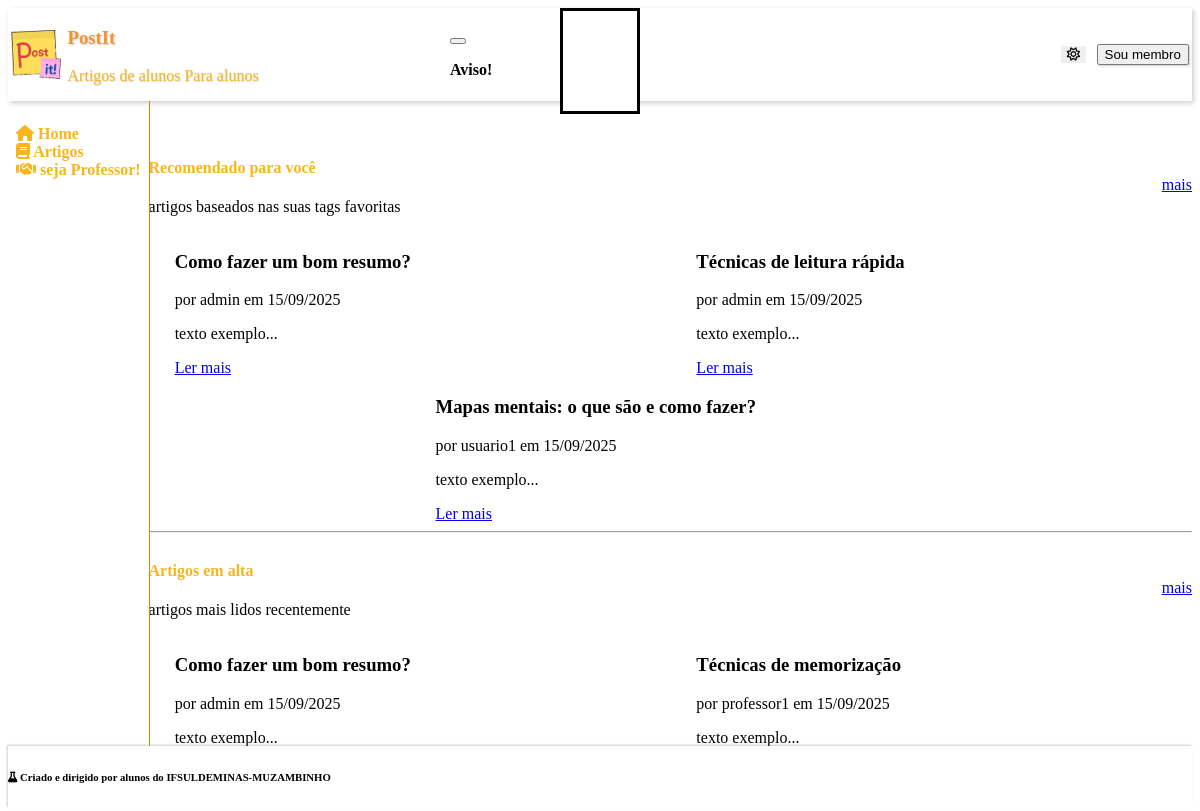
The app's page /PAGES/home.php with its own data.
### tables this page shows
CREATE TABLE articles (
    id INT AUTO_INCREMENT PRIMARY KEY,
    title VARCHAR(255) NOT NULL,
    descr TEXT NOT NULL,
    content TEXT NOT NULL,
    author_id INT NOT NULL,
    creation TIMESTAMP DEFAULT CURRENT_TIMESTAMP,
    views INT DEFAULT 0,

    is_active boolean not null DEFAULT 1,

    FOREIGN KEY (author_id) REFERENCES users(id)
);

CREATE TABLE users (
    id INT AUTO_INCREMENT PRIMARY KEY,
    username VARCHAR(100) NOT NULL,
    pwd TEXT NOT NULL,
    position ENUM('user', 'professor', 'administrador') NOT NULL,
    creation TIMESTAMP DEFAULT CURRENT_TIMESTAMP,
    is_active boolean not null DEFAULT 1
);

### PHP/pull_articles.php (called while the page is built, shortened)
<?php
require_once $pathToRoot."PHP/db.php";
$top_rated_articles = $pdo->query("
    SELECT DISTINCT articles.id, articles.title, articles.content, articles.creation, users.username AS author,
    AVG(ratings_article.rating) AS avg_rating
    FROM articles
    JOIN ratings_article ON articles.id = ratings_article.article_id
    JOIN users ON articles.author_id = users.id
    GROUP BY articles.id
    ORDER BY avg_rating DESC
    LIMIT 3"
)->fetchAll(PDO::FETCH_ASSOC);
$heat_articles = $pdo->query("
    SELECT articles.id, articles.title, articles.content, articles.creation, users.username AS author,
    COUNT(views.id) AS view_count
    FROM articles
    JOIN views ON articles.id = views.article_id
    JOIN users ON articles.author_id = users.id
    WHERE views.view_date >= DATE_SUB(NOW(), INTERVAL 7 DAY)
    GROUP BY articles.id
    ORDER BY view_count DESC
    LIMIT 3
")->fetchAll(PDO::FETCH_ASSOC);
if (isset($_SESSION['user'])) {
    $stmt = $pdo->prepare("
        SELECT tags.id, tags.name
        FROM user_tag_ratings
        JOIN tags ON user_tag_ratings.tag_id = tags.id
        WHERE user_tag_ratings.user_id = ?
        ORDER BY user_tag_ratings.rating DESC
        LIMIT 3
    ");
    $stmt->execute([$_SESSION['user']['id']]);
    $favorite_tags = $stmt->fetchAll(PDO::FETCH_ASSOC);
    if (count($favorite_tags) > 0){
        $articles_by_tags = $top_rated_articles;
    }
        $articles_by_tags = [];
        $stmt = $pdo->prepare("
            SELECT DISTINCT articles.id, articles.title, articles.content, articles.creation, users.username AS author
            FROM articles
            JOIN article_tags ON articles.id = article_tags.article_id
            JOIN users ON articles.author_id = users.id
            WHERE article_tags.tag_id = ?
            LIMIT 3"
        );
        foreach ($favorite_tags as $tag) {
            $stmt->execute([$tag['id']]);
            $articles = $stmt->fetchAll(PDO::FETCH_ASSOC);
            $articles_by_tags = array_merge($articles_by_tags, $articles);
        }
        $articles_by_tags = array_map("unserialize", array_unique(array_map("serialize", $articles_by_tags)));
} else {
    $articles_by_tags = $top_rated_articles;
}

### PAGES/home.php (the view, shortened to what this page needs)
<?php
    $depth = array_search('PI', array_reverse(explode(DIRECTORY_SEPARATOR, __DIR__)));
    $pathToRoot = ($depth !== false) ? str_repeat("../", $depth) : "";
    require_once $pathToRoot."ASSETS/TEMPLATES/header.php";
    require_once $pathToRoot."ASSETS/TEMPLATES/aside.php";
    require_once $pathToRoot."PHP/pull_articles.php";
?>
            <br>
            <div class="container-fluid">
                <br>
                <div class="container-fluid cards-container-header">
                    <hgroup>
                        <h4>Recomendado para você</h4>
                        <p>artigos baseados nas suas tags favoritas</p>
                    </hgroup>
                    <a href="#">mais</a>
                </div>
                <div class="container-fluid cards-row">
                    <?php if(count($articles_by_tags) == 0): ?>
                        <p>nenhum artigo encontrado</p>
                    <?php else: ?>
                        <?php foreach($articles_by_tags as $article): ?>
                            <article class="card">
                                <header>
                                    <h3><?= $article['title'] ?></h3>
                                    <p>por <?= $article['author'] ?> em <?= date('d/m/Y', strtotime($article['creation'])) ?></p>
                                </header>
                                <main>
                                    <p>
                                        <?= substr($article['content'], 0, 200) ?>...
                                    </p>
                                </main>
                                <footer>
                                    <a href="<?= $pathToRoot?>PAGES/ARTICLE/read.php?id=<?= $article['id'] ?>">Ler mais</a>
                                </footer>
                            </article>
                        <?php endforeach; ?>
                    <?php endif; ?>
                </div>
                <hr>
                <div class="container-fluid cards-container-header">
                    <hgroup>
                        <h4>Artigos em alta</h4>
                        <p>artigos mais lidos recentemente</p>
                    </hgroup>
                    <a href="#">mais</a>
                </div>
                <div class="container-fluid cards-row">
                    <?php if(count($heat_articles) == 0): ?>
                        <p>nenhum artigo encontrado</p>
                    <?php else: ?>
                        <?php foreach($heat_articles as $article): ?>
                            <article class="card">
                                <header>
                                    <h3><?= $article['title'] ?></h3>
                                    <p>por <?= $article['author'] ?> em <?= date('d/m/Y', strtotime($article['creation'])) ?></p>
                                </header>
                                <main>
                                    <p>
                                        <?= substr($article['content'], 0, 200) ?>...
                                    </p>
                                </main>
                            </article>
                        <?php endforeach; ?>
                    <?php endif; ?>
                </div>
            </div>
            <br>
        </section>
    </main>
<?php
require_once $pathToRoot."ASSETS/TEMPLATES/modal.php";
require_once $pathToRoot."ASSETS/TEMPLATES/footer.php";
?>

### CSS/mainpage.css (style rules this page uses)
:root { --pico-border-radius: 0.75rem; --pico-typography-spacing-vertical: 0.5rem; --pico-form-element-spacing-vertical: 0.5rem; --pico-form-element-spacing-horizontal: 0.7rem; --pico-block-spacing-vertical: 0.5rem; --color-brown-brighterer: #a05b1b; --color-brown-brighter: #884a10; --color-brown: #743C08; --color-brown-darker: #5e2d00; --color-brown-darkerer: #522700; --color-pumpkin-brighterer: #f7922d; --color-pumpkin-brighter: #eb831b; --color-pumpkin: #DF760B; --color-pumpkin-darker: #cc6600; --color-pumpkin-darkerer: #b65b00; --color-orange-brighterer: #ffcb51; --color-orange-brighter: #fdc43e; --color-orange: #F6B61E; --color-orange-darker: #da9e12; --color-orange-darkerer: #c58c06; --color-beige-brighterer: #fff9e6; --color-beige-brighter: #fff2cc; --color-beige: #FFEBAF; --color-beige-darker: #f3db94; --color-beige-darkerer: #e0c77c; --color-shadow: rgba(0, 0, 0, 0.2); }
[data-theme=light], :root:not([data-theme=dark]) { --pico-text-selection-color: var(--color-brown-brighter); --pico-primary: var(--color-orange); --pico-primary-background: var(--color-orange-darker); --pico-primary-underline: var(--color-orange); --pico-primary-hover: var(--color-orange-darker); --pico-primary-hover-background: var(--color-orange-darkerer); --pico-primary-focus: var(--color-brown-brighterer); --pico-primary-inverse: #fff; }
html,html>body { height: 100%; }
html>body { display: flex; flex-direction: column; }
.cards-container-header { display: flex; align-items: center; justify-content: space-between; }
.cards-container-header>hgroup>h4 { color: var(--pico-primary); }
.cards-row { display: flex; justify-content: space-around; flex-wrap: wrap }
article { width: clamp(300px, 45%, 500px); }
article>footer { color: var(--pico-primary-background); }
@media screen and (min-width: 1001px) { main { flex-direction: row; } }

### records on screen
articles: title "Como fazer um bom resumo?", author.username "admin", creation "15/09/2025", content "texto exemplo"
articles: title "Técnicas de leitura rápida", author.username "admin", creation "15/09/2025", content "texto exemplo"
articles: title "Mapas mentais: o que são e como fazer?", author.username "usuario1", creation "15/09/2025", content "texto exemplo"
articles: title "Técnicas de memorização", author.username "professor1", creation "15/09/2025", content "texto exemplo"
